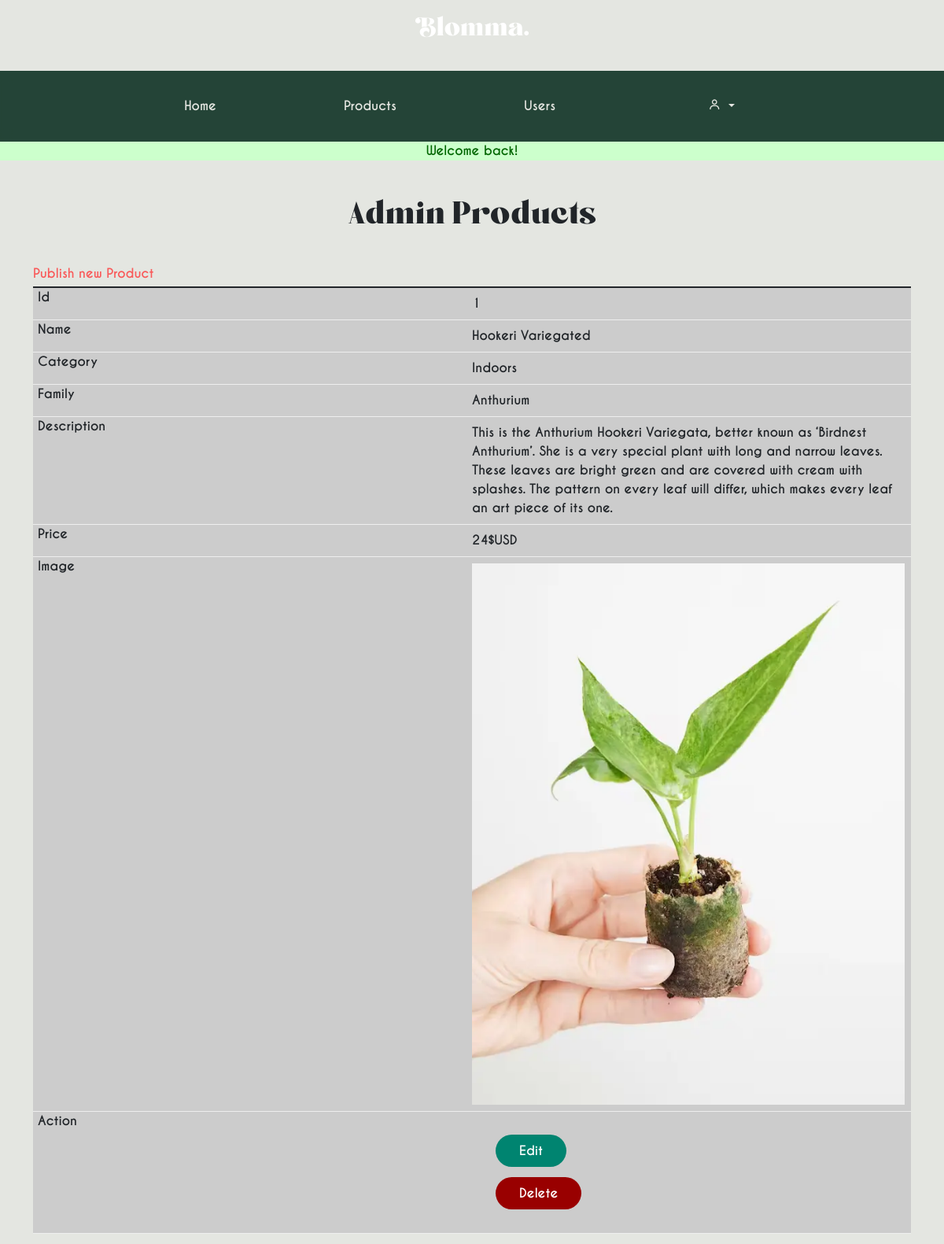
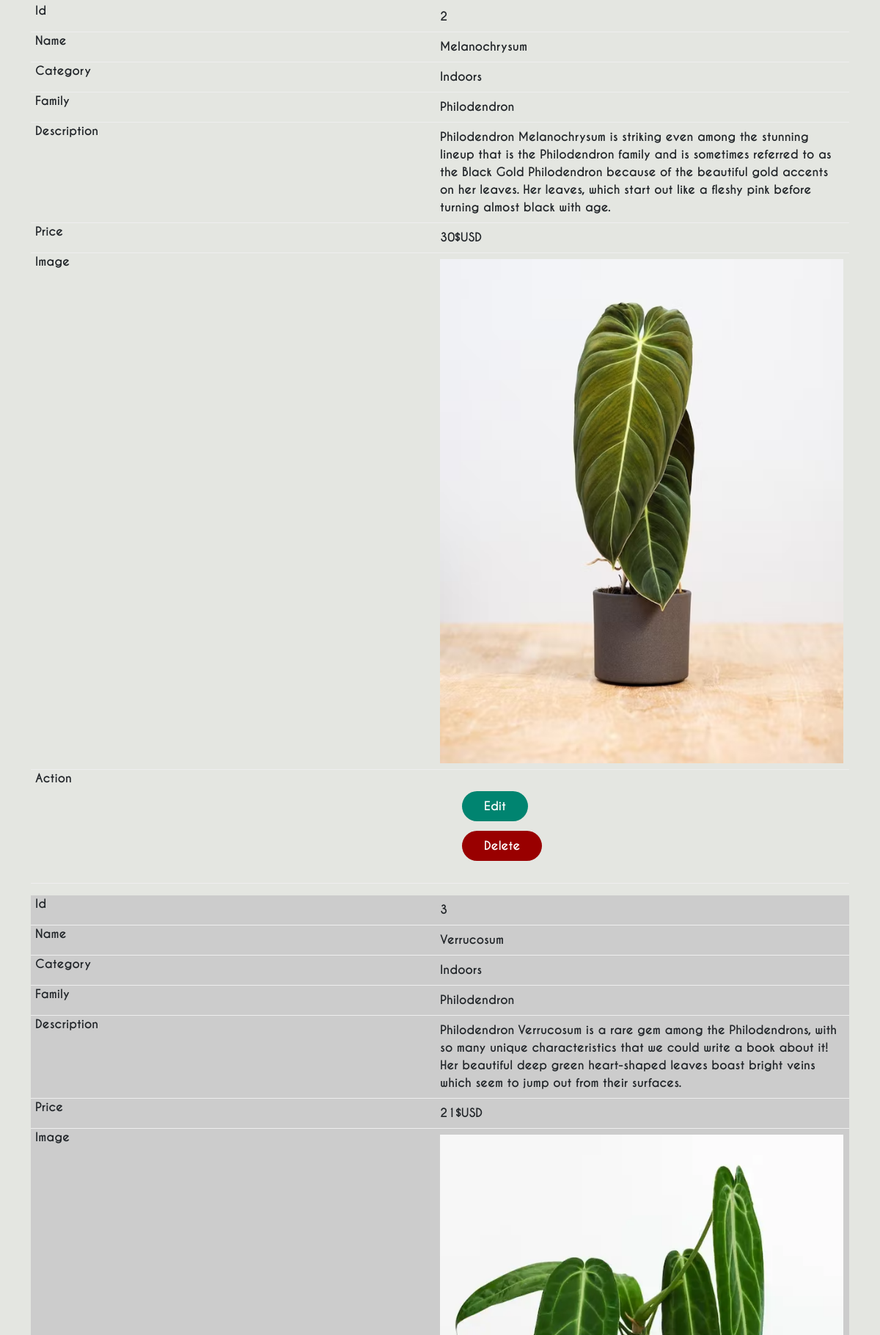
/sitio/admin/index.php?s=product (signed in, upper part), run on the app's committed database (2 pictures, top to bottom).
### tables this page shows
CREATE TABLE `products` (
  `product_id` int(10) UNSIGNED NOT NULL,
  `user_fk` int(10) UNSIGNED NOT NULL,
  `category_fk` int(10) UNSIGNED NOT NULL,
  `name` varchar(45) NOT NULL,
  `category` varchar(100) NOT NULL,
  `type` varchar(200) NOT NULL,
  `description` varchar(400) NOT NULL,
  `price` varchar(30) NOT NULL,
  `img` varchar(50) NOT NULL,
  `img_desc` varchar(255) NOT NULL
);

### sitio/classes/Models/Product.php (called while the page is built, shortened)
<?php
class Product{
private int       $product_id;
private string    $name;
private string    $category;
private string    $type;
private string    $description;
private string    $price;
private ?string   $img;
private ?string   $img_desc;
public function todo() :  array
{
      $db = DB::getConexion();
      $query = "SELECT * FROM products";
      $stmt = $db->prepare($query);
      $stmt->execute();
      $stmt->setFetchMode(PDO::FETCH_CLASS, self::class);
         return $stmt->fetchAll();
}
public function getProductId(): int
{
   return $this->product_id;
}
public function getTitle(): string
{
   return $this->name;
}
public function getCategory(): string
{
   return $this->category;
}
public function getType(): string
{
   return $this->type;
}
public function getDescription(): string
{
   return $this->description;
}
public function getPrice(): string
{
   return $this->price;
}
public function getImg(): ?string
{
   return $this->img;
}
public function getImgDesc(): ?string
{
   return $this->img_desc;
}
}

### sitio/admin/pages/product.php (the view, shortened to what this page needs)
<?php
$products = (new Product)->todo();
?>
<section class="container">
    <h1 class="mb-1">Admin Products</h1>
    <div class="mb-1"><a href="index.php?s=product-publish">Publish new Product</a></div>
    <table class="table">
        <tbody>
            <?php
			foreach($products as $product):
			?>
            <tr>
                <td><?= $product->getProductId();?></td>
                <td><?= $product->getTitle();?></td>
                <td><?= $product->getCategory();?></td>
                <td><?= $product->getType();?></td>
                <td><?= $product->getDescription();?></td>
                <td><?= $product->getPrice();?>$USD</td>
                <td><img src="<?= '../imgs/' . $product->getImg();?>" alt="<?= $product->getImgDesc();?>">
                </td>
                <td>
                    <div>
                        <div class="button-space">
                            <a class="text-white button m-20"
                                href="index.php?s=product-edit&id=<?= $product->getProductId();?>"> Edit</a>
                        </div>
                        <div class="button-space">
                            <a class="text-white button-delete btn-danger" href="
                                    index.php?s=product-delete&id=<?= $product->getProductId();?>">Delete</a>
                        </div>
                    </div>
                </td>
            </tr>
            <?php
			endforeach;
			?>
        </tbody>
    </table>
</section>

### sitio/css/estilos.css (style rules this page uses)
:root { --bg-main: #e4e6e1; --bg-nav: #002617d7; --light: #ffff; --bg-footer: #333; --secondary: #008470; --surface-color: #fff; --accent: #b84d1c; --msg-error-text: #900; --msg-info-bg: #00a; --curve: 40; --msg-info-text: #aaf; --second-accent: #f95959; --msg-success-bg: #060; --msg-success-text: #cfc; }
* { margin: 0; padding: 0; font-family: "Caviar Dreams"; font-weight: bold; font-style: normal; -webkit-box-sizing: border-box; -moz-box-sizing: border-box; box-sizing: border-box; }
body { overflow-x: hidden; min-height: 100vh; grid-template-columns: 100%; display: grid; height: fit-content; grid-template-rows: 90px 90px 1fr 250px; background: var(--bg-main); }
h1, h2, h3, span { font-family: "Boiling Demo"; font-weight: normal; font-style: normal; }
h1 { text-align: center; padding: 40px; font-weight: 700; }
img { height: auto; vertical-align: middle; width: 100%; }
a { text-decoration: none; color: var(--second-accent); }
.button { margin-top: 30px; }
.button { font-size: 1rem; padding: 10px 30px; background: var(--secondary); color: #fff; border-radius: 30px; margin-right: 20px; border: none; font-family: "Caviar Dreams"; }
.button-delete { font-size: 1rem; padding: 10px 30px; background: var(--msg-error-text); color: #fff; border-radius: 30px; margin-right: 20px; border: none; font-family: "Caviar Dreams"; }
.button-space { margin: 30px !important; }
.container { overflow: hidden; }
@media only screen and (max-width: 760px),
  (min-device-width: 768px) and (max-device-width: 1024px) { table, thead, tbody, th, td, tr { display: block; } }
@media only screen and (max-width: 760px),
  (min-device-width: 768px) and (max-device-width: 1024px) { tr { margin: 0 0 1rem 0; } }
@media only screen and (max-width: 760px),
  (min-device-width: 768px) and (max-device-width: 1024px) { tr:nth-child(odd) { background: #ccc; } }
@media only screen and (max-width: 760px),
  (min-device-width: 768px) and (max-device-width: 1024px) { td { border: none; border-bottom: 1px solid #eee; position: relative; padding-left: 50% !important; } }
@media only screen and (max-width: 760px),
  (min-device-width: 768px) and (max-device-width: 1024px) { td:before { position: absolute; top: 0; left: 6px; width: 45%; padding-right: 10px; white-space: nowrap; } }
@media only screen and (max-width: 760px),
  (min-device-width: 768px) and (max-device-width: 1024px) { td:nth-of-type(1):before { content: "Id"; } }
@media only screen and (max-width: 760px),
  (min-device-width: 768px) and (max-device-width: 1024px) { td:nth-of-type(2):before { content: "Name"; } }
@media only screen and (max-width: 760px),
  (min-device-width: 768px) and (max-device-width: 1024px) { td:nth-of-type(3):before { content: "Category"; } }
@media only screen and (max-width: 760px),
  (min-device-width: 768px) and (max-device-width: 1024px) { td:nth-of-type(4):before { content: "Family"; } }
@media only screen and (max-width: 760px),
  (min-device-width: 768px) and (max-device-width: 1024px) { td:nth-of-type(5):before { content: "Description"; } }
@media only screen and (max-width: 760px),
  (min-device-width: 768px) and (max-device-width: 1024px) { td:nth-of-type(6):before { content: "Price"; } }
@media only screen and (max-width: 760px),
  (min-device-width: 768px) and (max-device-width: 1024px) { td:nth-of-type(7):before { content: "Image"; } }
@media only screen and (max-width: 760px),
  (min-device-width: 768px) and (max-device-width: 1024px) { td:nth-of-type(8):before { content: "Action"; } }

### data on the page
products: product_id "1", name "Hookeri Variegated", category "Indoors", type "Anthurium", description "This is the Anthurium Hookeri Variegata, better known as ‘Birdnest Anthurium’. She is a very special plant with long and narrow leaves. These leaves are bright green and are covered with cream with splashes. The pattern on every leaf will differ, which makes every leaf an art piece of its one.", price "24", img (picture)
products: product_id "2", name "Melanochrysum", category "Indoors", type "Philodendron", description "Philodendron Melanochrysum is striking even among the stunning lineup that is the Philodendron family and is sometimes referred to as the Black Gold Philodendron because of the beautiful gold accents on her leaves. Her leaves, which start out like a fleshy pink before turning almost black with age.", price "30", img (picture)
products: product_id "3", name "Verrucosum", category "Indoors", type "Philodendron", description "Philodendron Verrucosum is a rare gem among the Philodendrons, with so many unique characteristics that we could write a book about it! Her beautiful deep green heart-shaped leaves boast bright veins which seem to jump out from their surfaces.", price "21", img (picture)

### other printed values
$msgFeedback "Welcome back!"
